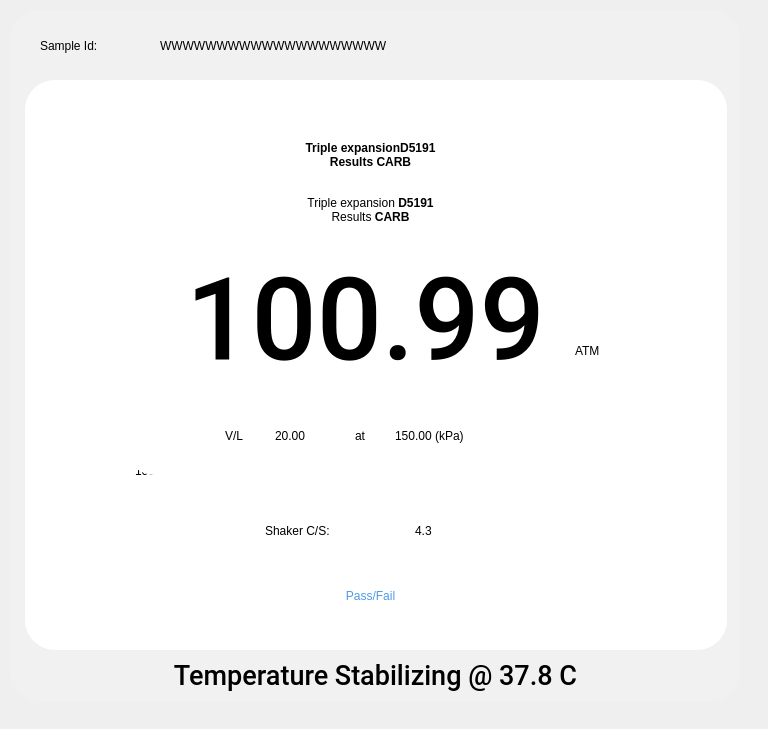
<?xml version="1.0" encoding="UTF-8"?>
<ui version="4.0">
 <class>sMeasuring2</class>
 <widget class="QWidget" name="sMeasuring2">
  <property name="geometry">
   <rect>
    <x>0</x>
    <y>0</y>
    <width>768</width>
    <height>729</height>
   </rect>
  </property>
  <property name="windowTitle">
   <string>Form</string>
  </property>
  <widget class="QFrame" name="frame">
   <property name="geometry">
    <rect>
     <x>10</x>
     <y>10</y>
     <width>730</width>
     <height>691</height>
    </rect>
   </property>
   <property name="styleSheet">
    <string notr="true">background-color: rgb(241, 241, 241);
/*background-color: rgb(110, 210, 255);*/
border-width: 0px;
border-color: rgb(21, 100, 192);
border-style: solid;
border-radius: 30;
color: rgb(0, 0, 0);
font: 75 16pt &quot;Roboto Medium&quot;;

</string>
   </property>
   <property name="frameShape">
    <enum>QFrame::StyledPanel</enum>
   </property>
   <property name="frameShadow">
    <enum>QFrame::Raised</enum>
   </property>
   <widget class="QFrame" name="frame_3">
    <property name="geometry">
     <rect>
      <x>15</x>
      <y>70</y>
      <width>702</width>
      <height>570</height>
     </rect>
    </property>
    <property name="styleSheet">
     <string notr="true">background-color: rgb(255, 255, 255);
border-width: 0px;
border-color: rgb(21, 100, 192);
border-style: solid;
border-radius: 30;
color: rgb(0, 0, 0);
font: 75 16pt &quot;Roboto&quot;;

</string>
    </property>
    <property name="frameShape">
     <enum>QFrame::StyledPanel</enum>
    </property>
    <property name="frameShadow">
     <enum>QFrame::Raised</enum>
    </property>
    <widget class="QFrame" name="fr3Pr">
     <property name="geometry">
      <rect>
       <x>90</x>
       <y>335</y>
       <width>511</width>
       <height>80</height>
      </rect>
     </property>
     <property name="styleSheet">
      <string notr="true">border-width: 0px;</string>
     </property>
     <property name="frameShape">
      <enum>QFrame::StyledPanel</enum>
     </property>
     <property name="frameShadow">
      <enum>QFrame::Raised</enum>
     </property>
     <widget class="QLabel" name="lblPabs">
      <property name="geometry">
       <rect>
        <x>350</x>
        <y>40</y>
        <width>121</width>
        <height>31</height>
       </rect>
      </property>
      <property name="styleSheet">
       <string notr="true">color: rgb(0, 0, 0);
font: 75 20pt &quot;Roboto Medium&quot;;</string>
      </property>
      <property name="text">
       <string>99999.9</string>
      </property>
     </widget>
     <widget class="QLabel" name="label_9">
      <property name="geometry">
       <rect>
        <x>200</x>
        <y>0</y>
        <width>101</width>
        <height>41</height>
       </rect>
      </property>
      <property name="styleSheet">
       <string notr="true">color: rgb(0, 0, 0);
font: 75 18pt &quot;Roboto Medium&quot;;</string>
      </property>
      <property name="text">
       <string>Pgas</string>
      </property>
     </widget>
     <widget class="QLabel" name="lblPgas">
      <property name="geometry">
       <rect>
        <x>190</x>
        <y>40</y>
        <width>121</width>
        <height>31</height>
       </rect>
      </property>
      <property name="styleSheet">
       <string notr="true">color: rgb(0, 0, 0);
font: 75 20pt &quot;Roboto Medium&quot;;</string>
      </property>
      <property name="text">
       <string>10000.9</string>
      </property>
     </widget>
     <widget class="QLabel" name="lblPtot">
      <property name="geometry">
       <rect>
        <x>20</x>
        <y>40</y>
        <width>121</width>
        <height>31</height>
       </rect>
      </property>
      <property name="styleSheet">
       <string notr="true">color: rgb(0, 0, 0);
font: 75 20pt &quot;Roboto Medium&quot;;</string>
      </property>
      <property name="text">
       <string>10000.9</string>
      </property>
     </widget>
     <widget class="QLabel" name="label_10">
      <property name="geometry">
       <rect>
        <x>360</x>
        <y>0</y>
        <width>101</width>
        <height>41</height>
       </rect>
      </property>
      <property name="styleSheet">
       <string notr="true">color: rgb(0, 0, 0);
font: 75 18pt &quot;Roboto Medium&quot;;</string>
      </property>
      <property name="text">
       <string>Pabs</string>
      </property>
     </widget>
     <widget class="QLabel" name="label_8">
      <property name="geometry">
       <rect>
        <x>30</x>
        <y>0</y>
        <width>101</width>
        <height>41</height>
       </rect>
      </property>
      <property name="styleSheet">
       <string notr="true">color: rgb(0, 0, 0);
font: 75 18pt &quot;Roboto Medium&quot;;</string>
      </property>
      <property name="text">
       <string>Ptot</string>
      </property>
     </widget>
    </widget>
    <widget class="QLabel" name="lblResult">
     <property name="geometry">
      <rect>
       <x>140</x>
       <y>165</y>
       <width>401</width>
       <height>151</height>
      </rect>
     </property>
     <property name="font">
      <font>
       <family>Roboto Medium</family>
       <pointsize>86</pointsize>
       <weight>9</weight>
       <italic>false</italic>
       <bold>false</bold>
      </font>
     </property>
     <property name="styleSheet">
      <string notr="true">border-width: 0px;
color: rgb(0, 0, 0);
font: 75 86pt &quot;Roboto Medium&quot;;</string>
     </property>
     <property name="text">
      <string>100.99</string>
     </property>
     <property name="alignment">
      <set>Qt::AlignCenter</set>
     </property>
    </widget>
    <widget class="QLabel" name="lblScale">
     <property name="geometry">
      <rect>
       <x>550</x>
       <y>255</y>
       <width>51</width>
       <height>31</height>
      </rect>
     </property>
     <property name="styleSheet">
      <string notr="true">color: rgb(0, 0, 0);
font: 75 16pt &quot;Roboto Black&quot;;</string>
     </property>
     <property name="text">
      <string>ATM</string>
     </property>
    </widget>
    <widget class="QLabel" name="lblPassFail">
     <property name="geometry">
      <rect>
       <x>140</x>
       <y>500</y>
       <width>411</width>
       <height>31</height>
      </rect>
     </property>
     <property name="styleSheet">
      <string notr="true">color: rgb(77, 155, 232);
font: 75 20pt &quot;Roboto Medium&quot;;</string>
     </property>
     <property name="text">
      <string>Pass/Fail</string>
     </property>
     <property name="alignment">
      <set>Qt::AlignCenter</set>
     </property>
    </widget>
    <widget class="QLabel" name="lblMethod">
     <property name="geometry">
      <rect>
       <x>100</x>
       <y>55</y>
       <width>491</width>
       <height>41</height>
      </rect>
     </property>
     <property name="styleSheet">
      <string notr="true">color: rgb(0, 0, 0);
font: 75 26pt &quot;Roboto Medium&quot;;</string>
     </property>
     <property name="text">
      <string>&lt;html&gt;&lt;head/&gt;&lt;body&gt;&lt;p&gt;&lt;span style=&quot; font-weight:600;&quot;&gt;Triple expansion&lt;/span&gt;&lt;span style=&quot; font-weight:600;&quot;&gt;D5191&lt;/span&gt;&lt;br/&gt;&lt;span style=&quot; font-weight:600;&quot;&gt;Results CARB&lt;/span&gt;&lt;/p&gt;&lt;/body&gt;&lt;/html&gt;</string>
     </property>
     <property name="alignment">
      <set>Qt::AlignCenter</set>
     </property>
     <property name="wordWrap">
      <bool>true</bool>
     </property>
    </widget>
    <widget class="QFrame" name="frVLPr">
     <property name="geometry">
      <rect>
       <x>100</x>
       <y>315</y>
       <width>491</width>
       <height>80</height>
      </rect>
     </property>
     <property name="styleSheet">
      <string notr="true">border-width: 0px;</string>
     </property>
     <property name="frameShape">
      <enum>QFrame::StyledPanel</enum>
     </property>
     <property name="frameShadow">
      <enum>QFrame::Raised</enum>
     </property>
     <widget class="QLabel" name="label_11">
      <property name="geometry">
       <rect>
        <x>230</x>
        <y>20</y>
        <width>31</width>
        <height>41</height>
       </rect>
      </property>
      <property name="styleSheet">
       <string notr="true">color: rgb(0, 0, 0);
font: 75 18pt &quot;Roboto Medium&quot;;</string>
      </property>
      <property name="text">
       <string>at</string>
      </property>
     </widget>
     <widget class="QLabel" name="lblatPr">
      <property name="geometry">
       <rect>
        <x>270</x>
        <y>20</y>
        <width>161</width>
        <height>41</height>
       </rect>
      </property>
      <property name="styleSheet">
       <string notr="true">color: rgb(0, 0, 0);
font: 75 18pt &quot;Roboto Medium&quot;;</string>
      </property>
      <property name="text">
       <string>150.00 (kPa)</string>
      </property>
     </widget>
     <widget class="QLabel" name="lblVL">
      <property name="geometry">
       <rect>
        <x>150</x>
        <y>20</y>
        <width>71</width>
        <height>41</height>
       </rect>
      </property>
      <property name="styleSheet">
       <string notr="true">color: rgb(0, 0, 0);
font: 75 18pt &quot;Roboto Medium&quot;;</string>
      </property>
      <property name="text">
       <string>20.00</string>
      </property>
     </widget>
     <widget class="QLabel" name="label_13">
      <property name="geometry">
       <rect>
        <x>100</x>
        <y>20</y>
        <width>41</width>
        <height>41</height>
       </rect>
      </property>
      <property name="styleSheet">
       <string notr="true">color: rgb(0, 0, 0);
font: 75 18pt &quot;Roboto Medium&quot;;</string>
      </property>
      <property name="text">
       <string>V/L</string>
      </property>
     </widget>
    </widget>
    <widget class="QLabel" name="lblFormula">
     <property name="geometry">
      <rect>
       <x>90</x>
       <y>105</y>
       <width>511</width>
       <height>51</height>
      </rect>
     </property>
     <property name="styleSheet">
      <string notr="true">color: rgb(0, 0, 0);
font: 75 15pt &quot;Roboto Medium&quot;;</string>
     </property>
     <property name="text">
      <string>Triple expansion &lt;B&gt;D5191&lt;/B&gt;&lt;br&gt;Results &lt;B&gt;CARB&lt;/B&gt;</string>
     </property>
     <property name="alignment">
      <set>Qt::AlignCenter</set>
     </property>
     <property name="wordWrap">
      <bool>true</bool>
     </property>
    </widget>
    <widget class="QFrame" name="frShaker">
     <property name="geometry">
      <rect>
       <x>230</x>
       <y>430</y>
       <width>221</width>
       <height>41</height>
      </rect>
     </property>
     <property name="styleSheet">
      <string notr="true">border-width: 0px;</string>
     </property>
     <property name="frameShape">
      <enum>QFrame::StyledPanel</enum>
     </property>
     <property name="frameShadow">
      <enum>QFrame::Raised</enum>
     </property>
     <widget class="QLabel" name="label_15">
      <property name="geometry">
       <rect>
        <x>10</x>
        <y>0</y>
        <width>141</width>
        <height>41</height>
       </rect>
      </property>
      <property name="styleSheet">
       <string notr="true">color: rgb(0, 0, 0);
font: 75 18pt &quot;Roboto Medium&quot;;</string>
      </property>
      <property name="text">
       <string>Shaker C/S:</string>
      </property>
     </widget>
     <widget class="QLabel" name="lblShakerCS">
      <property name="geometry">
       <rect>
        <x>160</x>
        <y>0</y>
        <width>51</width>
        <height>41</height>
       </rect>
      </property>
      <property name="styleSheet">
       <string notr="true">color: rgb(0, 0, 0);
font: 75 18pt &quot;Roboto Medium&quot;;</string>
      </property>
      <property name="text">
       <string>4.3</string>
      </property>
     </widget>
    </widget>
   </widget>
   <widget class="QLabel" name="lblSampleId">
    <property name="geometry">
     <rect>
      <x>150</x>
      <y>15</y>
      <width>451</width>
      <height>41</height>
     </rect>
    </property>
    <property name="styleSheet">
     <string notr="true">color: rgb(0, 0, 0);
font: 75 16pt &quot;Roboto Medium&quot;;</string>
    </property>
    <property name="text">
     <string>WWWWWWWWWWWWWWWWWWWW</string>
    </property>
   </widget>
   <widget class="QLabel" name="label_2">
    <property name="geometry">
     <rect>
      <x>30</x>
      <y>15</y>
      <width>111</width>
      <height>41</height>
     </rect>
    </property>
    <property name="styleSheet">
     <string notr="true">color: rgb(0, 0, 0);
font: 75 16pt &quot;Roboto Medium&quot;;</string>
    </property>
    <property name="text">
     <string>Sample Id:</string>
    </property>
   </widget>
   <widget class="QLabel" name="lblStatus">
    <property name="geometry">
     <rect>
      <x>130</x>
      <y>640</y>
      <width>471</width>
      <height>51</height>
     </rect>
    </property>
    <property name="font">
     <font>
      <family>Roboto Medium</family>
      <pointsize>20</pointsize>
      <weight>9</weight>
      <italic>false</italic>
      <bold>false</bold>
     </font>
    </property>
    <property name="styleSheet">
     <string notr="true">border-width: 0px;
font: 75 20pt &quot;Roboto Medium&quot;;</string>
    </property>
    <property name="text">
     <string>Temperature Stabilizing @ 37.8 C</string>
    </property>
    <property name="alignment">
     <set>Qt::AlignCenter</set>
    </property>
    <property name="wordWrap">
     <bool>true</bool>
    </property>
   </widget>
  </widget>
 </widget>
 <resources/>
 <connections/>
</ui>
